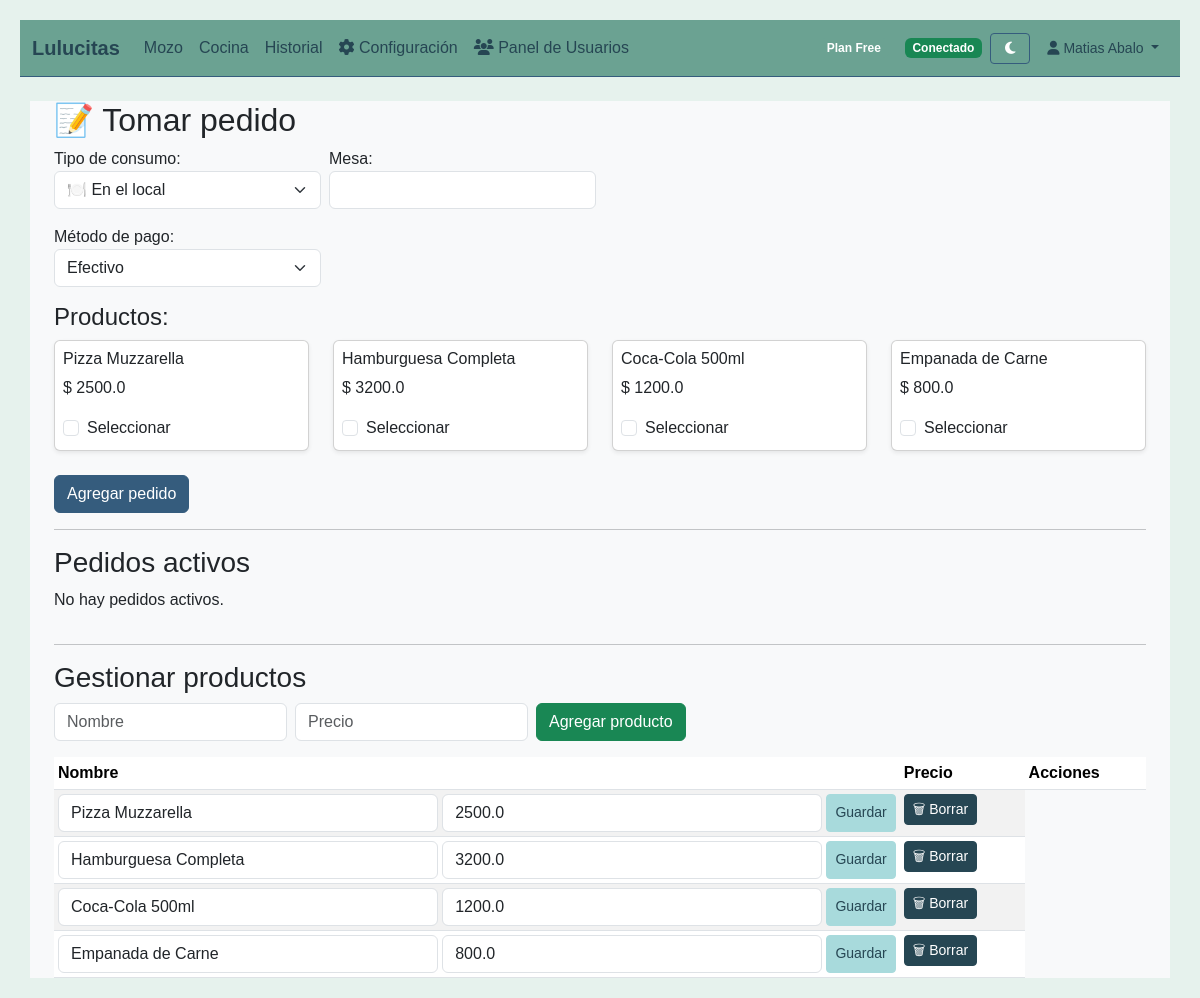
/ (signed in), run on the app's committed database.
### models.py (models this page shows, shortened)
class Restaurante(db.Model):
    id = db.Column(db.Integer, primary_key=True)
    nombre = db.Column(db.String(100), nullable=False)
    slug = db.Column(db.String(50), unique=True, nullable=False)
    direccion = db.Column(db.String(200))
    telefono = db.Column(db.String(20))
    email_contacto = db.Column(db.String(120))
    moneda = db.Column(db.String(10), default="$")
    zona_horaria = db.Column(db.String(50), default="America/Argentina/Buenos_Aires")
    plan = db.Column(db.String(20), default="free")
    fecha_creacion = db.Column(db.DateTime, default=datetime.now)
    activo = db.Column(db.Boolean, default=True)
    api_key = db.Column(db.String(64), unique=True)

class Usuario(UserMixin, db.Model):
    id = db.Column(db.Integer, primary_key=True)
    email = db.Column(db.String(120), unique=True, nullable=False)
    password_hash = db.Column(db.String(128))
    nombre = db.Column(db.String(100), nullable=False)
    es_admin = db.Column(db.Boolean, default=False)
    es_superadmin = db.Column(db.Boolean, default=False)
    activo = db.Column(db.Boolean, default=False)  # por defecto inactivo hasta confirmar email
    confirmado = db.Column(db.Boolean, default=False)
    token_confirmacion = db.Column(db.String(128), nullable=True)
    fecha_creacion = db.Column(db.DateTime, default=datetime.now)
    restaurante_id = db.Column(db.Integer, db.ForeignKey('restaurante.id'), nullable=True)
    restaurante = db.relationship('Restaurante', backref='usuarios')

class Producto(db.Model):
    id = db.Column(db.Integer, primary_key=True)
    nombre = db.Column(db.String(100), nullable=False)
    precio = db.Column(db.Float, nullable=False)
    activo = db.Column(db.Boolean, default=True)
    restaurante_id = db.Column(db.Integer, db.ForeignKey('restaurante.id'), nullable=False)
    restaurante = db.relationship('Restaurante')

### app.py (the view, shortened to what this page needs)
@app.route("/")
def index_redirect():
    try:
        return index_logueado()
    except Exception as e:
        print(f"Error en index_redirect: {e}")
        return redirect(url_for('setup_inicial'))

### app.py (called while the page is built)
@login_manager.user_loader
def load_user(user_id):
    try:
        return Usuario.query.get(int(user_id))
    except Exception as e:
        print(f"Error cargando usuario {user_id}: {e}")
        return None

@app.context_processor
def inject_user():
    return {
        'current_user': current_user,
        'current_restaurante': current_user.restaurante if current_user.is_authenticated else None
    }

def get_user_restaurante():
    if not current_user.is_authenticated:
        return None
    return current_user.restaurante_id

@app.route("/dashboard")
@login_required
def index_logueado():
    try:
        restaurante_id = get_user_restaurante()
        productos = Producto.query.filter_by(restaurante_id=restaurante_id, activo=True).all()
        pedidos = Pedido.query.filter_by(restaurante_id=restaurante_id)\
                             .filter(Pedido.estado != "Entregado")\
                             .order_by(Pedido.fecha.desc()).all()
        return render_template("index.html", productos=productos, pedidos=pedidos)
    except Exception as e:
        flash(f'Error cargando dashboard: {str(e)}', 'error')
        return redirect(url_for('setup_inicial'))

### templates/index.html (shortened to what this page needs)
{% extends "base.html" %}
{% block content %}
<div class="container mt-4">
    <h2>📝 Tomar pedido</h2>
    <form method="POST" action="{{ url_for('crear_pedido') }}">
        <div class="row g-2 mb-3">
            <div class="col-md-3">
                <label>Tipo de consumo:</label>
                <select name="tipo_consumo" id="tipo_consumo" class="form-select" required>
                    <option value="Local">🍽️ En el local</option>
                </select>
            </div>
            <div class="col-md-3" id="div_mesa">
                <label>Mesa:</label>
                <input type="text" name="mesa" id="mesa_input" class="form-control">
            </div>
        </div>
        <div class="row g-2 mb-3">
            <div class="col-md-3">
                <label>Método de pago:</label>
                <select name="metodo_pago" id="metodo_pago" class="form-select" required>
                    <option value="Efectivo">Efectivo</option>
                </select>
            </div>
        </div>
        <h4>Productos:</h4>
        <div class="row">
            {% for producto in productos %}
            <div class="col-6 col-md-4 col-lg-3 mb-2">
                <div class="card h-100 shadow-sm p-2">
                    <h6>{{ producto.nombre }}</h6>
                    <p>$ {{ producto.precio }}</p>
                    <div class="form-check">
                        <input class="form-check-input" type="checkbox" name="producto" value="{{ producto.id }}" id="prod{{ producto.id }}">
                        <label class="form-check-label" for="prod{{ producto.id }}">Seleccionar</label>
                    </div>
                </div>
            </div>
            {% endfor %}
        </div>
        <button type="submit" class="btn btn-primary mt-3">Agregar pedido</button>
    </form>
    <hr>
    <h3>Pedidos activos</h3>
    <div class="row">
        {% for pedido in pedidos %}
        <div class="col-12 col-md-6 col-lg-4 mb-3">
            <div class="card shadow-sm p-2 h-100 pedido-activo-card"
                 data-mesa="{{ pedido.mesa or '' }}"
                 data-nombre="{{ pedido.nombre_cliente or '' }}"
                 data-direccion="{{ pedido.direccion_cliente or '' }}"
                 data-metodo_pago="{{ pedido.metodo_pago }}"
                 data-fecha="{{ pedido.fecha.strftime('%d/%m/%Y %H:%M') }}"
                 data-ticket="{{ pedido.ticket_numero or '' }}"
                 data-titular="{{ pedido.titular or '' }}"
                 data-transferencia="{{ pedido.transferencia_info or '' }}"
                 data-deuda="{{ pedido.deuda_nombre or '' }}"
            >
                <div class="d-flex justify-content-between align-items-center mb-2">
                    {% if pedido.tipo_consumo == "Local" %}
                        <strong>Mesa {{ pedido.mesa }}</strong>
                    {% else %}
                        <strong>{{ pedido.nombre_cliente }} 🏠</strong>
                    {% endif %}
                    <span class="badge bg-info">{{ pedido.metodo_pago }}</span>
                </div>
                <ul class="list-group list-group-flush mb-2">
                    {% for item in pedido.items %}
                        <li class="list-group-item d-flex justify-content-between p-1">
                            {% if item.cantidad > 1 %}
                                {{ item.cantidad }}x {{ item.producto.nombre }}
                            {% else %}
                                {{ item.producto.nombre }}
                            {% endif %}
                            <span>${{ item.producto.precio * item.cantidad }}</span>
                        </li>
                    {% endfor %}
                </ul>
                <strong>Total: ${{ pedido.total }}</strong>
                <div class="d-flex gap-2 mt-2">
                    <a href="{{ url_for('editar_pedido', pedido_id=pedido.id) }}" class="btn btn-warning btn-sm">✏ Editar</a>
                    <form method="POST" action="{{ url_for('borrar_pedido', pedido_id=pedido.id) }}">
                        <button type="submit" class="btn btn-danger btn-sm">🗑 Borrar</button>
                    </form>
                    <form method="POST" action="{{ url_for('entregado', pedido_id=pedido.id) }}">
                        <button type="submit" class="btn btn-success btn-sm">✅ Entregado</button>
                    </form>
                </div>
            </div>
        </div>
        {% else %}
            <p>No hay pedidos activos.</p>
        {% endfor %}
    </div>
    <hr>
    <h3>Gestionar productos</h3>
    <form method="POST" action="{{ url_for('agregar_producto_index') }}" class="mb-3 row g-2">
        <div class="col-auto">
            <input type="text" name="nombre" class="form-control" placeholder="Nombre" required>
        </div>
        <div class="col-auto">
            <input type="number" step="0.01" name="precio" class="form-control" placeholder="Precio" required>
        </div>
        <div class="col-auto">
            <button type="submit" class="btn btn-success">Agregar producto</button>
        </div>
    </form>
    <table class="table table-sm table-striped">
        <thead>
            <tr>
                <th>Nombre</th>
                <th>Precio</th>
                <th>Acciones</th>
            </tr>
        </thead>
        <tbody>
            {% for producto in productos %}
            <tr>
                <td>
                    <form method="POST" action="{{ url_for('editar_producto_index', producto_id=producto.id) }}" class="d-flex gap-1">
                        <input type="text" name="nombre" value="{{ producto.nombre }}" class="form-control">
                        <input type="number" step="0.01" name="precio" value="{{ producto.precio }}" class="form-control">
                        <button type="submit" class="btn btn-warning btn-sm">Guardar</button>
                    </form>
                </td>
                <td>
                    <form method="POST" action="{{ url_for('borrar_producto_index', producto_id=producto.id) }}">
                        <button type="submit" class="btn btn-danger btn-sm">🗑 Borrar</button>
                    </form>
                </td>
            </tr>
            {% endfor %}
        </tbody>
    </table>
</div>
{% endblock %}

### templates/base.html (shortened to what this page needs)
<!DOCTYPE html>
<html lang="es">
<head>
    <link rel="stylesheet" href="https://cdn.jsdelivr.net/npm/bootstrap@5.3.2/dist/css/bootstrap.min.css">
    <link rel="stylesheet" href="{{ url_for('static', filename='style.css') }}">
</head>
<body class="bg-light">
<nav id="main-navbar" class="navbar navbar-expand-lg navbar-custom-dark">
  <div class="container-fluid">
    <a class="navbar-brand fw-bold" href="{{ url_for('index_redirect') }}">
      {% if current_restaurante %}{{ current_restaurante.nombre }}{% else %}Resto App{% endif %}
    </a>
    <div class="collapse navbar-collapse" id="navbarMain">
      {% if current_user.is_authenticated %}
      <ul class="navbar-nav me-auto mb-2 mb-lg-0">
        <li class="nav-item"><a class="nav-link" href="{{ url_for('index_redirect') }}">Mozo</a></li>
        <li class="nav-item"><a class="nav-link" href="{{ url_for('cocina') }}">Cocina</a></li>
        <li class="nav-item"><a class="nav-link" href="{{ url_for('historial') }}">Historial</a></li>
        <li class="nav-item">
          <a class="nav-link" href="{{ url_for('auth.configuracion') }}">
            <i class="fas fa-cog"></i> Configuración
          </a>
        </li>
        {% if current_user.es_superadmin %}
        <li class="nav-item">
          <a class="nav-link" href="{{ url_for('auth.admin_usuarios') }}">
            <i class="fas fa-users"></i> Panel de Usuarios
          </a>
        </li>
        {% endif %}
      </ul>
      <span class="badge bg-info me-3">Plan {{ current_restaurante.plan|title }}</span>
      <div class="d-flex align-items-center gap-2">
        <span id="pwa-status" class="badge bg-secondary">Conectado</span>
        <button id="toggle-theme" class="btn btn-theme-dark btn-sm" title="Cambiar tema">
          <i class="fas fa-moon"></i>
        </button>
        <div class="dropdown">
          <button class="btn btn-outline-light dropdown-toggle btn-sm" type="button" data-bs-toggle="dropdown">
            <i class="fas fa-user"></i> {{ current_user.nombre }}
          </button>
        </div>
      </div>
      {% else %}
      <ul class="navbar-nav ms-auto">
        <li class="nav-item"><a href="{{ url_for('auth.login') }}" class="btn btn-outline-light me-2">Iniciar Sesión</a></li>
        <li class="nav-item"><a href="{{ url_for('auth.registro') }}" class="btn btn-light">Registrarse</a></li>
      </ul>
      {% endif %}
    </div>
  </div>
</nav>
<main id="main-content" class="container my-3">
  {% block content %}{% endblock %}
</main>
</body>
</html>

### static/style.css (style rules this page uses)
body { font-family: Arial, sans-serif; margin: 20px; }
button { padding: 8px 15px; background: #28a745; color: white; border: none; cursor: pointer; }

### templates/base.html (style rules this page uses)
body.bg-light { background-color: #e6f2ed !important; color: #212529 !important; }
.navbar-custom-light { background-color: #6ba292 !important; color: #fff !important; border-bottom: 1px solid #355c7d; }
.navbar-custom-light .navbar-nav .nav-link, .navbar-custom-light .navbar-brand, .navbar-custom-light .dropdown-toggle, .navbar-custom-light .btn-outline-dark { color: #264653 !important; }
.btn-outline-light, .btn-outline-dark { border-color: transparent; }
#toggle-theme { min-width: 40px; }
.btn-theme-light { background: #6ba292 !important; color: #fff !important; border: 1px solid #355c7d !important; }
.btn-primary, .btn-primary:active, .btn-primary:focus { background-color: #355c7d !important; border-color: #355c7d !important; color: #fff !important; }
.btn-warning, .btn-warning:active, .btn-warning:focus { background-color: #a8dadc !important; border-color: #a8dadc !important; color: #264653 !important; }
.btn-danger, .btn-danger:active, .btn-danger:focus { background-color: #264653 !important; border-color: #264653 !important; color: #fff !important; }
.badge.bg-info { background-color: #6ba292 !important; color: #fff !important; }
.table-striped > tbody > tr:nth-of-type(odd) { background-color: #e6f2ed !important; }
.table-striped > tbody > tr:nth-of-type(even) { background-color: #fff !important; }

### data on the page
Restaurante: nombre "Lulucitas", plan "Free"
Usuario: nombre "Matias Abalo"
Producto: nombre "Pizza Muzzarella", precio "2500.0"
Producto: nombre "Hamburguesa Completa", precio "3200.0"
Producto: nombre "Coca-Cola 500ml", precio "1200.0"
Producto: nombre "Empanada de Carne", precio "800.0"
